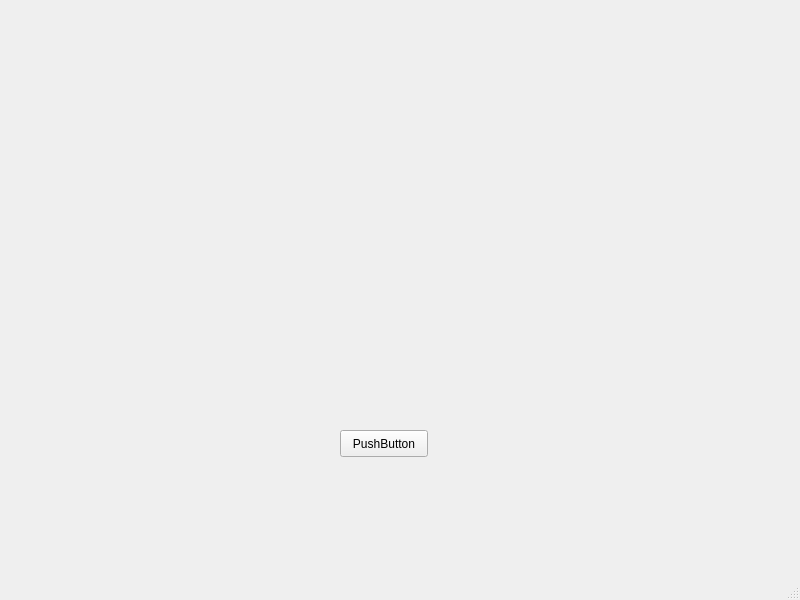
<?xml version="1.0" encoding="UTF-8"?>
<ui version="4.0">
 <class>MainWindow</class>
 <widget class="QMainWindow" name="MainWindow">
  <property name="geometry">
   <rect>
    <x>0</x>
    <y>0</y>
    <width>800</width>
    <height>600</height>
   </rect>
  </property>
  <property name="windowTitle">
   <string>MainWindow</string>
  </property>
  <widget class="QWidget" name="centralwidget">
   <widget class="QPushButton" name="yourButton">
    <property name="geometry">
     <rect>
      <x>340</x>
      <y>430</y>
      <width>88</width>
      <height>27</height>
     </rect>
    </property>
    <property name="text">
     <string>PushButton</string>
    </property>
   </widget>
  </widget>
  <widget class="QMenuBar" name="menubar">
   <property name="geometry">
    <rect>
     <x>0</x>
     <y>0</y>
     <width>800</width>
     <height>23</height>
    </rect>
   </property>
  </widget>
  <widget class="QStatusBar" name="statusbar"/>
 </widget>
 <resources/>
 <connections/>
</ui>
